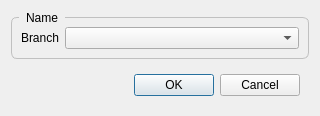
<?xml version="1.0" encoding="UTF-8"?>
<ui version="4.0">
 <class>DeleteBranchDialog</class>
 <widget class="QDialog" name="DeleteBranchDialog">
  <property name="minimumSize">
   <size>
    <width>320</width>
    <height>0</height>
   </size>
  </property>
  <property name="windowTitle">
   <string>Dialog</string>
  </property>
  <property name="styleSheet">
   <string notr="true">QGroupBox {
    border: 1px solid silver;
    border-radius: 6px;
    margin-top: 6px;
}

QGroupBox::title {
    subcontrol-origin: margin;
    left: 8px;
    padding: 0px 5px 0px 5px;
}</string>
  </property>
  <layout class="QVBoxLayout" name="verticalLayout">
   <item>
    <widget class="QGroupBox" name="gbBranchName">
     <property name="title">
      <string>Name</string>
     </property>
     <layout class="QHBoxLayout" name="horizontalLayout_2">
      <item>
       <widget class="QLabel" name="lName">
        <property name="text">
         <string>Branch</string>
        </property>
       </widget>
      </item>
      <item>
       <widget class="QComboBox" name="cbBranch">
        <property name="sizePolicy">
         <sizepolicy hsizetype="MinimumExpanding" vsizetype="Fixed">
          <horstretch>0</horstretch>
          <verstretch>0</verstretch>
         </sizepolicy>
        </property>
       </widget>
      </item>
     </layout>
    </widget>
   </item>
   <item>
    <widget class="QWidget" name="widget" native="true">
     <layout class="QHBoxLayout" name="horizontalLayout">
      <item>
       <spacer name="horizontalSpacer">
        <property name="orientation">
         <enum>Qt::Horizontal</enum>
        </property>
        <property name="sizeHint" stdset="0">
         <size>
          <width>40</width>
          <height>20</height>
         </size>
        </property>
       </spacer>
      </item>
      <item>
       <widget class="QPushButton" name="pbOk">
        <property name="text">
         <string>OK</string>
        </property>
       </widget>
      </item>
      <item>
       <widget class="QPushButton" name="pbCancel">
        <property name="text">
         <string>Cancel</string>
        </property>
       </widget>
      </item>
     </layout>
    </widget>
   </item>
  </layout>
 </widget>
 <resources/>
 <connections>
  <connection>
   <sender>pbCancel</sender>
   <signal>clicked()</signal>
   <receiver>DeleteBranchDialog</receiver>
   <slot>reject()</slot>
   <hints>
    <hint type="sourcelabel">
     <x>229</x>
     <y>251</y>
    </hint>
    <hint type="destinationlabel">
     <x>199</x>
     <y>149</y>
    </hint>
   </hints>
  </connection>
 </connections>
</ui>
